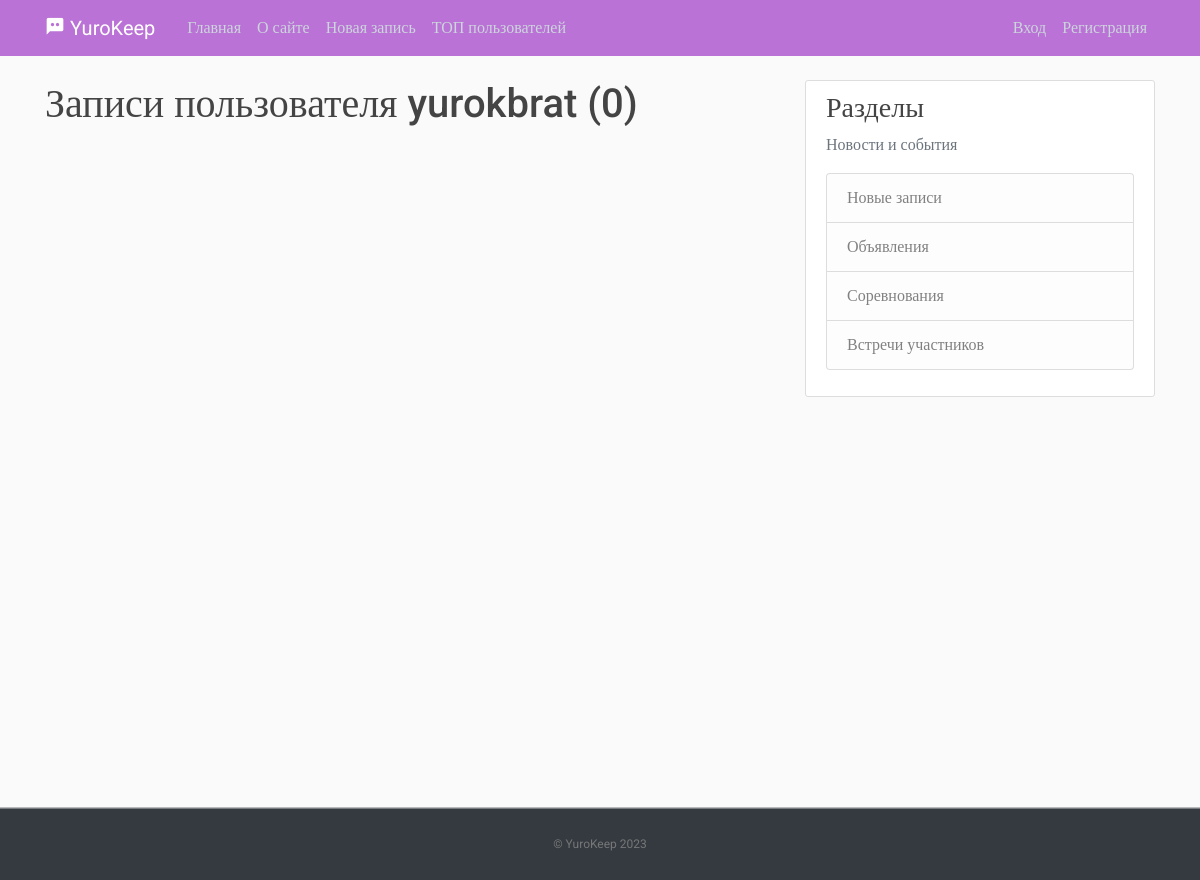
The page /user/yurokbrat on the database as committed earlier.
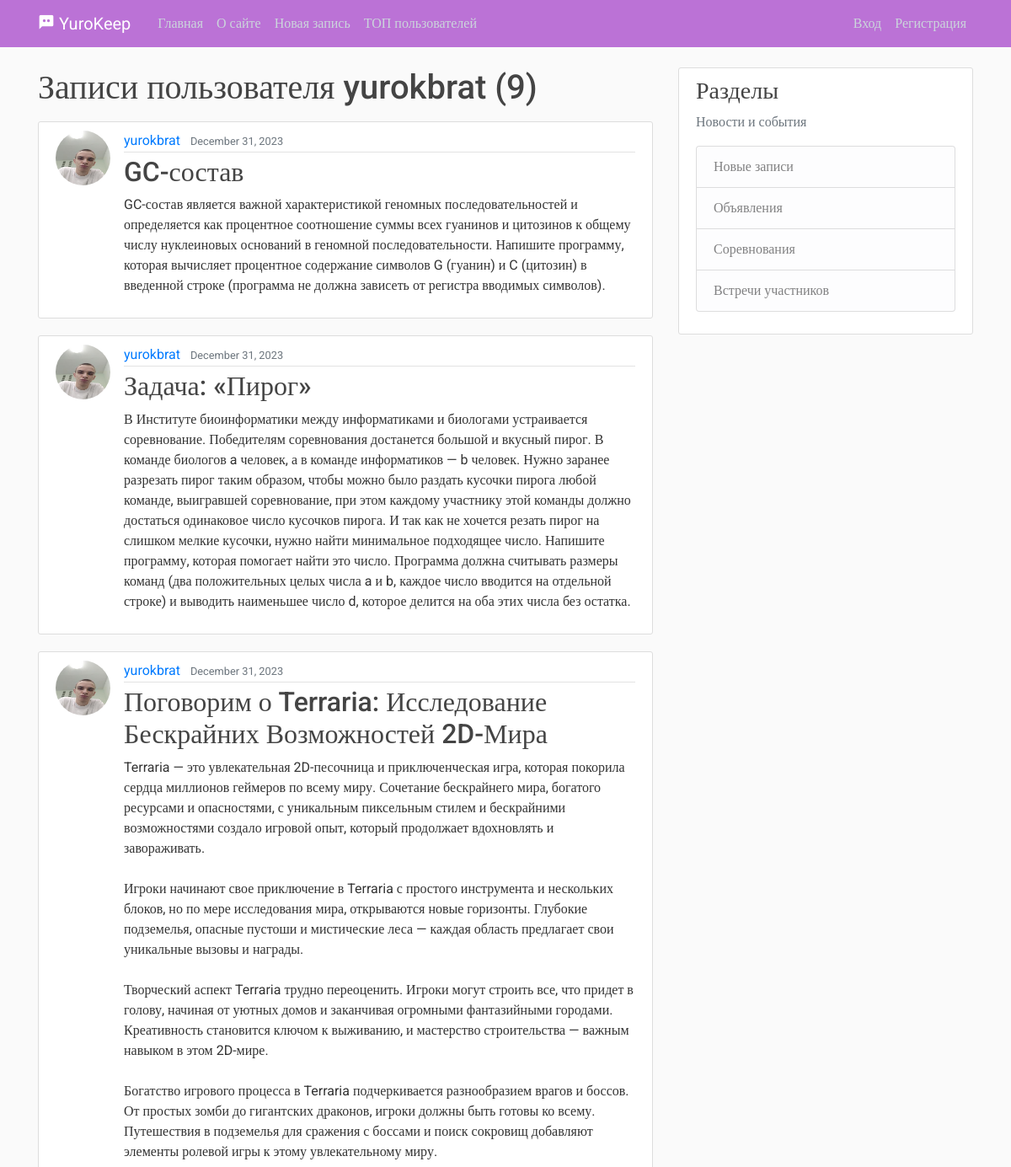
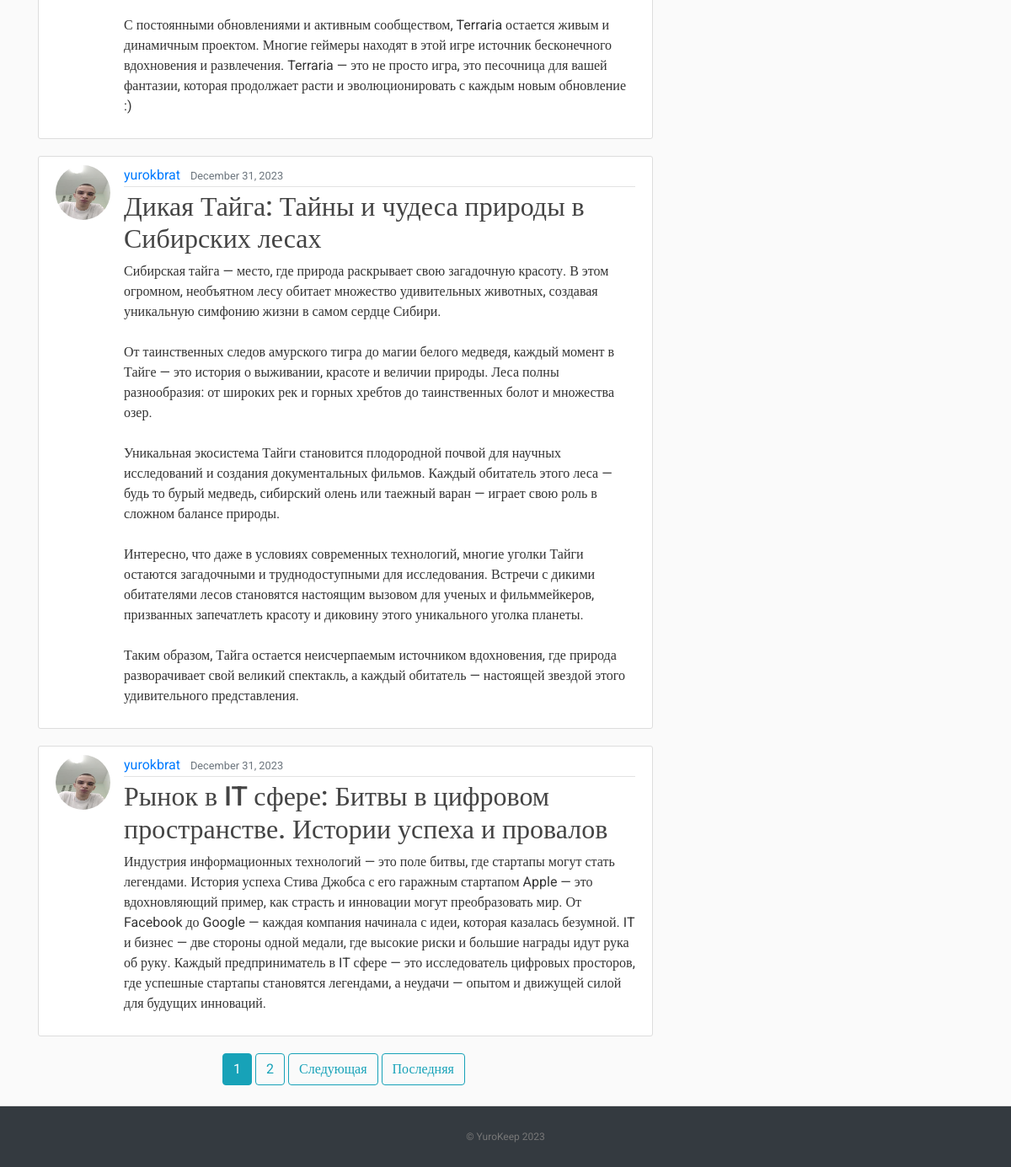
The same page on the database as committed later (2 pictures, top to bottom).
### blog/models.py (models this page shows, shortened)
class Post(models.Model):
    title = models.CharField(max_length=100, verbose_name="заголовок")
    content = models.TextField(verbose_name="контент")
    data_posted = models.DateTimeField(default=timezone.now, verbose_name="дата публикации")
    author = models.ForeignKey(User, on_delete=models.CASCADE, verbose_name="автор")

### users/models.py (models this page shows, shortened)
class Profile(models.Model):
    user = models.OneToOneField(User, on_delete=models.CASCADE)
    image = models.ImageField(default="default.jpg", upload_to="profile_pics")

### blog/views.py (the view)
# urls.py: path("user/<str:username>", views.UserPostListView.as_view(), name="user-posts"),
class UserPostListView(ListView):
    model = Post
    template_name = "blog/user_posts.html"
    context_object_name = "posts"
    paginate_by = 5
    def get_queryset(self):
        user = get_object_or_404(User, username=self.kwargs.get("username"))
        return Post.objects.filter(author=user).order_by("-data_posted")

### blog/templates/blog/user_posts.html (shortened to what this page needs)
{% extends "blog/base.html" %}
{% block content %}
    <h1 class="mb-3">Записи пользователя {{ view.kwargs.username }} ({{ page_obj.paginator.count }})</h1>
    {% for post in posts %}
        <article class="media content-section">
          <img class="rounded-circle article-img" src="{{ post.author.profile.image.url }}">
          <div class="media-body">
            <div class="article-metadata">
              <a class="mr-2" href="{% url 'user-posts' post.author.username %}">{{ post.author }}</a>
              <small class="text-muted">{{ post.data_posted|date:"F d, Y" }}</small>
            </div>
            <h2><a class="article-title" href="{% url 'post_detail' post.id %}">{{ post.title }}</a></h2>
            <p class="article-content">{{ post.content }}</p>
          </div>
        </article>
    {% endfor %}
    <div class="pagination justify-content-center">
    {% if is_paginated %}
      {% for num in page_obj.paginator.page_range %}
        {% if page_obj.number == num %}
          <a class="btn btn-info mb-4 mr-1" href="?page={{ num }}">{{ num }}</a>
        {% elif num > page_obj.number|add:'-3' and num < page_obj.number|add:'3' %}
          <a class="btn btn-outline-info mb-4 mr-1" href="?page={{ num }}">{{ num }}</a>
        {% endif %}
      {% endfor %}
      {% if page_obj.has_next %}
        <a class="btn btn-outline-info mb-4 mr-1" href="?page={{ page_obj.next_page_number }}">Следующая</a>
        <a class="btn btn-outline-info mb-4 mr-1" href="?page={{ page_obj.paginator.num_pages }}">Последняя</a>
      {% endif %}
    {% endif %}
  </div>
{% endblock content %}

### blog/templates/blog/base.html (shortened to what this page needs)
<!DOCTYPE html>
{% load static %}
<html>
<head>
     <link rel="stylesheet" href="https://maxcdn.bootstrapcdn.com/bootstrap/4.0.0/css/bootstrap.min.css">
     <link rel="stylesheet" type="text/css" href="{% static 'main.css' %}">
     <link href='https://unpkg.com/boxicons@2.1.2/css/boxicons.min.css' rel='stylesheet'>
</head>
<body>
    <header class="site-header">
      <nav class="navbar navbar-expand-md navbar-dark bg-purple fixed-top">
        <div class="container">
          <a class="navbar-brand mr-4" href="{% url 'blog_home' %}"><i class='bx bxs-comment-dots bx-tada-hover'></i> YuroKeep</a>
          <div class="collapse navbar-collapse" id="navbarToggle">
            <div class="navbar-nav mr-auto">
              <a class="nav-item nav-link " href="{% url 'blog_home' %}">Главная</a>
              <a class="nav-item nav-link" href="{% url 'blog_about' %}">О сайте</a>
              <a class="nav-item nav-link" href="{% url 'post_create' %}">Новая запись</a>
              <a class="nav-item nav-link" href="{% url 'top_users' %}">ТОП пользователей</a>
            </div>
            <div class="navbar-nav">
              {% if user.is_authenticated %}
              <a class="nav-item nav-link" href="{% url 'profile' %}">Профиль</a>
              <a class="nav-item nav-link" href="{% url 'logout' %}">Выход</a>
              {% else %}
              <a class="nav-item nav-link" href="{% url 'login' %}">Вход</a>
              <a class="nav-item nav-link" href="{% url 'register' %}">Регистрация</a>
              {% endif %}
            </div>
          </div>
        </div>
      </nav>
    </header>
    <main role="main" class="container">
      <div class="row">
        <div class="col-md-8">
          {% block content %}
          {% endblock %}
        </div>
        <div class="col-md-4">
          <div class="content-section">
            <h3>Разделы</h3>
            <p class='text-muted'>Новости и события
              <ul class="list-group">
                <li class="list-group-item list-group-item-light">Новые записи</li>
                <li class="list-group-item list-group-item-light">Объявления</li>
                <li class="list-group-item list-group-item-light">Соревнования</li>
                <li class="list-group-item list-group-item-light">Встречи участников</li>
              </ul>
            </p>
          </div>
        </div>
      </div>
    </main>
    <footer class="text-center bg-dark">
      <p><a href="{% url 'blog_home' %}">© YuroKeep 2023</a></p>
    </footer>
</body>
</html>

### blog/static/main.css (style rules this page uses)
﻿body, html { width:100%; height:100% }
body { margin:0; padding:0; background: #fafafa; color: #333333; margin-top: 5rem; font-family:Roboto; }
h1, h2, h3, h4, h5, h6 { color: #444444; }
ul { margin: 0; }
.bg-purple { background-color: #bb72d6 }
.site-header .navbar-nav .nav-link { color: #cbd5db }
.content-section { background: #ffffff; padding: 10px 20px; border: 1px solid #dddddd; border-radius: 3px; margin-bottom: 20px; }
.article-title { color: #444444; }
.article-content { white-space: pre-line; }
.article-img { height: 65px; width: 65px; margin-right: 16px; }
.article-metadata { padding-bottom: 1px; margin-bottom: 4px; border-bottom: 1px solid #e3e3e3 }
footer { position: sticky!important; top: 100%; padding-top:25px; padding-bottom:25px; border-top:1px solid #ddd; }
footer p { margin:2px; text-align:center; padding:0 40px; color:#fff; font-size:12px; }
footer a { color:#777 }

Rows that differ between the two databases and show on the page:
added Post: author.profile.image (picture), author "yurokbrat", data_posted "December 31, 2023", title "GC-состав", content "GC-состав является важной характеристикой геномных последовательностей и определяется как процентное соотношение суммы всех гуанинов и цитозинов к общему числу нуклеиновых оснований в геномной последовательности. Напишите программу, которая вычисляет процентное содержание символов G (гуанин) и C (цитозин) в введенной строке (программа не должна зависеть от регистра вводимых символов)."
added Post: author.profile.image (picture), author "yurokbrat", data_posted "December 31, 2023", title "Задача: «Пирог»", content "В Институте биоинформатики между информатиками и биологами устраивается соревнование. Победителям соревнования достанется большой и вкусный пирог. В команде биологов a человек, а в команде информатиков — b человек. Нужно заранее разрезать пирог таким образом, чтобы можно было раздать кусочки пирога любой команде, выигравшей соревнование, при этом каждому участнику этой команды должно достаться одинаковое число кусочков пирога. И так как не хочется резать пирог на слишком мелкие кусочки, нужно найти минимальное подходящее число. Напишите программу, которая помогает найти это число. Программа должна считывать размеры команд (два положительных целых числа a и b, каждое число вводится на…"
added Post: author.profile.image (picture), author "yurokbrat", data_posted "December 31, 2023", title "Поговорим о Terraria: Исследование Бескрайних Возможностей 2D-Мира", content "Terraria — это увлекательная 2D-песочница и приключенческая игра, которая покорила сердца миллионов геймеров по всему миру. Сочетание бескрайнего мира, богатого ресурсами и опасностями, с уникальным пиксельным стилем и бескрайними возможностями создало игровой опыт, который продолжает вдохновлять и завораживать. Игроки начинают свое приключение в Terraria с простого инструмента и нескольких блоков, но по мере исследования мира, открываются новые горизонты. Глубокие подземелья, опасные пустоши и мистические леса — каждая область предлагает свои уникальные вызовы и награды. Творческий аспект Terraria трудно переоценить. Игроки могут строить все, что придет в голову, начиная от уютных домов и…"
added Post: author.profile.image (picture), author "yurokbrat", data_posted "December 31, 2023", title "Дикая Тайга: Тайны и чудеса природы в Сибирских лесах", content "Сибирская тайга — место, где природа раскрывает свою загадочную красоту. В этом огромном, необъятном лесу обитает множество удивительных животных, создавая уникальную симфонию жизни в самом сердце Сибири. От таинственных следов амурского тигра до магии белого медведя, каждый момент в Тайге — это история о выживании, красоте и величии природы. Леса полны разнообразия: от широких рек и горных хребтов до таинственных болот и множества озер. Уникальная экосистема Тайги становится плодородной почвой для научных исследований и создания документальных фильмов. Каждый обитатель этого леса — будь то бурый медведь, сибирский олень или таежный варан — играет свою роль в сложном балансе природы.…"
added Post: author.profile.image (picture), author "yurokbrat", data_posted "December 31, 2023", title "Рынок в IT сфере: Битвы в цифровом пространстве. Истории успеха и провалов", content "Индустрия информационных технологий — это поле битвы, где стартапы могут стать легендами. История успеха Стива Джобса с его гаражным стартапом Apple — это вдохновляющий пример, как страсть и инновации могут преобразовать мир. От Facebook до Google — каждая компания начинала с идеи, которая казалась безумной. IT и бизнес — две стороны одной медали, где высокие риски и большие награды идут рука об руку. Каждый предприниматель в IT сфере — это исследователь цифровых просторов, где успешные стартапы становятся легендами, а неудачи — опытом и движущей силой для будущих инноваций."
Other text that changed with them:
{{ page_obj.paginator.count }}: "0" → "9"
new list line: "1"
new list line: "2"
text now shown: "Следующая Последняя"
